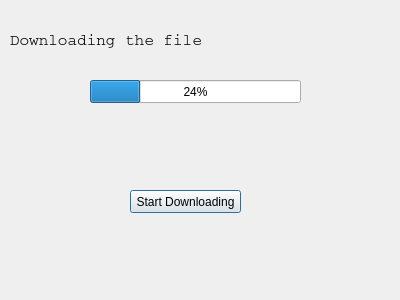
<?xml version="1.0" encoding="UTF-8"?>
<ui version="4.0">
 <class>Dialog</class>
 <widget class="QDialog" name="Dialog">
  <property name="geometry">
   <rect>
    <x>0</x>
    <y>0</y>
    <width>400</width>
    <height>300</height>
   </rect>
  </property>
  <property name="windowTitle">
   <string>Dialog</string>
  </property>
  <widget class="QLabel" name="label">
   <property name="geometry">
    <rect>
     <x>10</x>
     <y>20</y>
     <width>231</width>
     <height>41</height>
    </rect>
   </property>
   <property name="font">
    <font>
     <family>Courier</family>
     <pointsize>12</pointsize>
    </font>
   </property>
   <property name="text">
    <string>Downloading the file</string>
   </property>
  </widget>
  <widget class="QProgressBar" name="progressBar">
   <property name="geometry">
    <rect>
     <x>90</x>
     <y>80</y>
     <width>211</width>
     <height>23</height>
    </rect>
   </property>
   <property name="value">
    <number>24</number>
   </property>
  </widget>
  <widget class="QPushButton" name="pushButtonnStart">
   <property name="geometry">
    <rect>
     <x>130</x>
     <y>190</y>
     <width>111</width>
     <height>23</height>
    </rect>
   </property>
   <property name="text">
    <string>Start Downloading</string>
   </property>
  </widget>
 </widget>
 <resources/>
 <connections/>
</ui>
